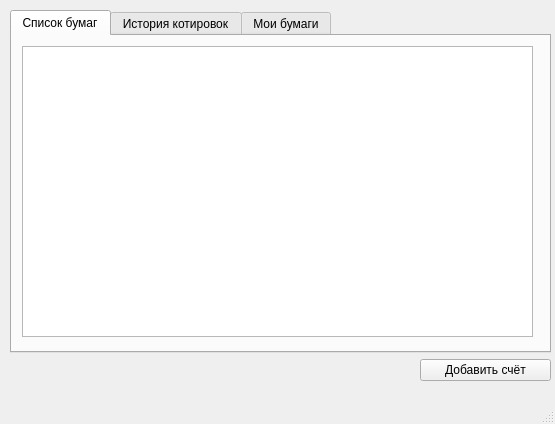
<?xml version="1.0" encoding="UTF-8"?>
<ui version="4.0">
 <class>EmployeeMainWindow</class>
 <widget class="QMainWindow" name="EmployeeMainWindow">
  <property name="geometry">
   <rect>
    <x>0</x>
    <y>0</y>
    <width>555</width>
    <height>424</height>
   </rect>
  </property>
  <property name="windowTitle">
   <string>MainWindow</string>
  </property>
  <widget class="QWidget" name="centralwidget">
   <widget class="QWidget" name="gridLayoutWidget">
    <property name="geometry">
     <rect>
      <x>10</x>
      <y>10</y>
      <width>541</width>
      <height>371</height>
     </rect>
    </property>
    <layout class="QGridLayout" name="gridLayout">
     <item row="0" column="0" colspan="4">
      <widget class="QTabWidget" name="tabWidget">
       <property name="currentIndex">
        <number>0</number>
       </property>
       <widget class="QWidget" name="listSecurities">
        <attribute name="title">
         <string>Список бумаг</string>
        </attribute>
        <widget class="QWidget" name="verticalLayoutWidget">
         <property name="geometry">
          <rect>
           <x>10</x>
           <y>10</y>
           <width>511</width>
           <height>291</height>
          </rect>
         </property>
         <layout class="QVBoxLayout" name="verticalLayout">
          <item>
           <widget class="QTableView" name="tableView"/>
          </item>
         </layout>
        </widget>
       </widget>
       <widget class="QWidget" name="history">
        <attribute name="title">
         <string>История котировок</string>
        </attribute>
        <widget class="QWidget" name="verticalLayoutWidget_2">
         <property name="geometry">
          <rect>
           <x>10</x>
           <y>10</y>
           <width>511</width>
           <height>291</height>
          </rect>
         </property>
         <layout class="QVBoxLayout" name="verticalLayout_2">
          <item>
           <widget class="QTableView" name="tableView_2"/>
          </item>
         </layout>
        </widget>
       </widget>
       <widget class="QWidget" name="mySecurities">
        <attribute name="title">
         <string>Мои бумаги</string>
        </attribute>
        <widget class="QWidget" name="verticalLayoutWidget_3">
         <property name="geometry">
          <rect>
           <x>10</x>
           <y>10</y>
           <width>511</width>
           <height>291</height>
          </rect>
         </property>
         <layout class="QVBoxLayout" name="verticalLayout_3">
          <item>
           <widget class="QTableView" name="tableView_3"/>
          </item>
         </layout>
        </widget>
       </widget>
      </widget>
     </item>
     <item row="1" column="3">
      <widget class="QPushButton" name="pushButton">
       <property name="text">
        <string>Добавить счёт</string>
       </property>
      </widget>
     </item>
    </layout>
   </widget>
  </widget>
  <widget class="QMenuBar" name="menubar">
   <property name="geometry">
    <rect>
     <x>0</x>
     <y>0</y>
     <width>555</width>
     <height>20</height>
    </rect>
   </property>
  </widget>
  <widget class="QStatusBar" name="statusbar"/>
 </widget>
 <resources/>
 <connections/>
</ui>
